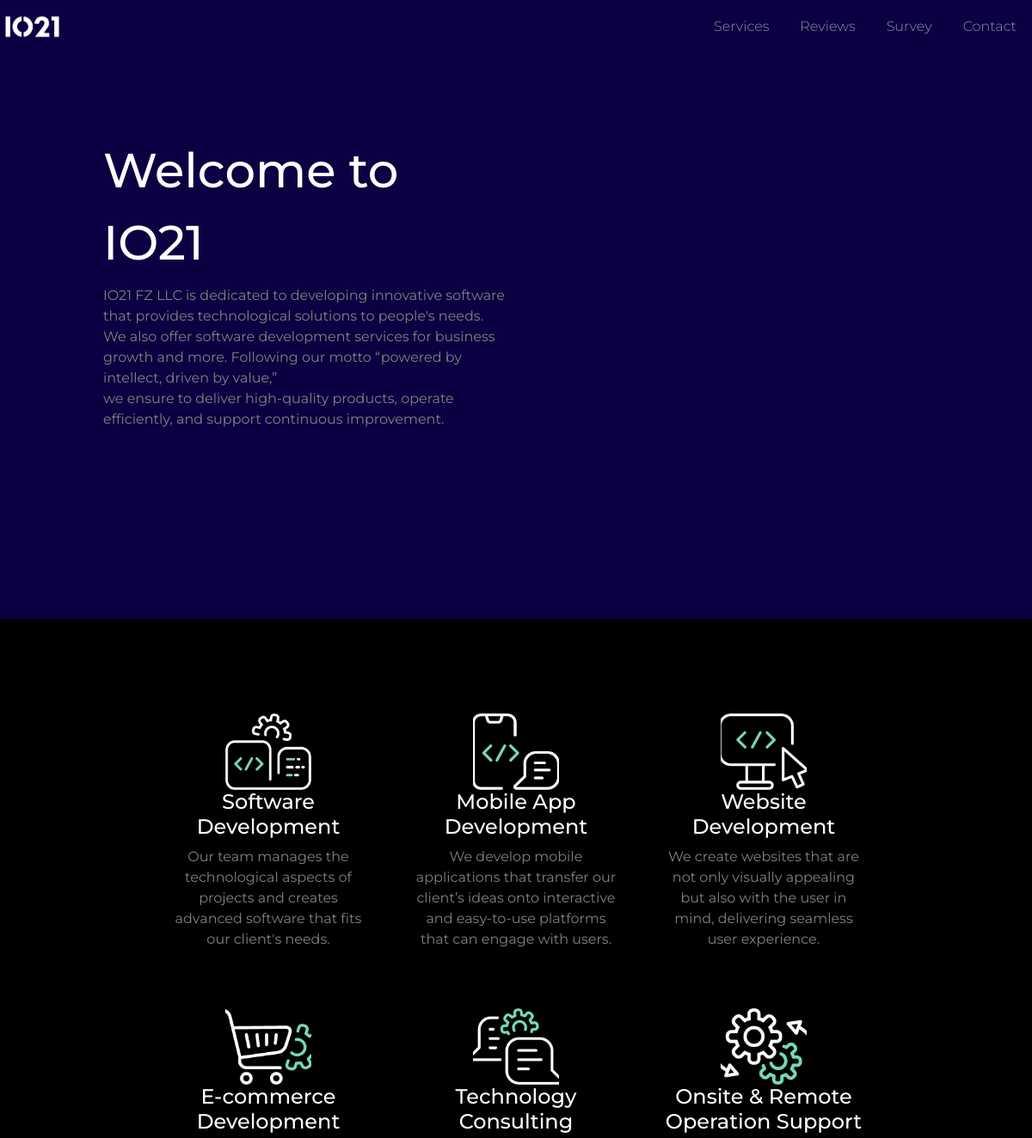
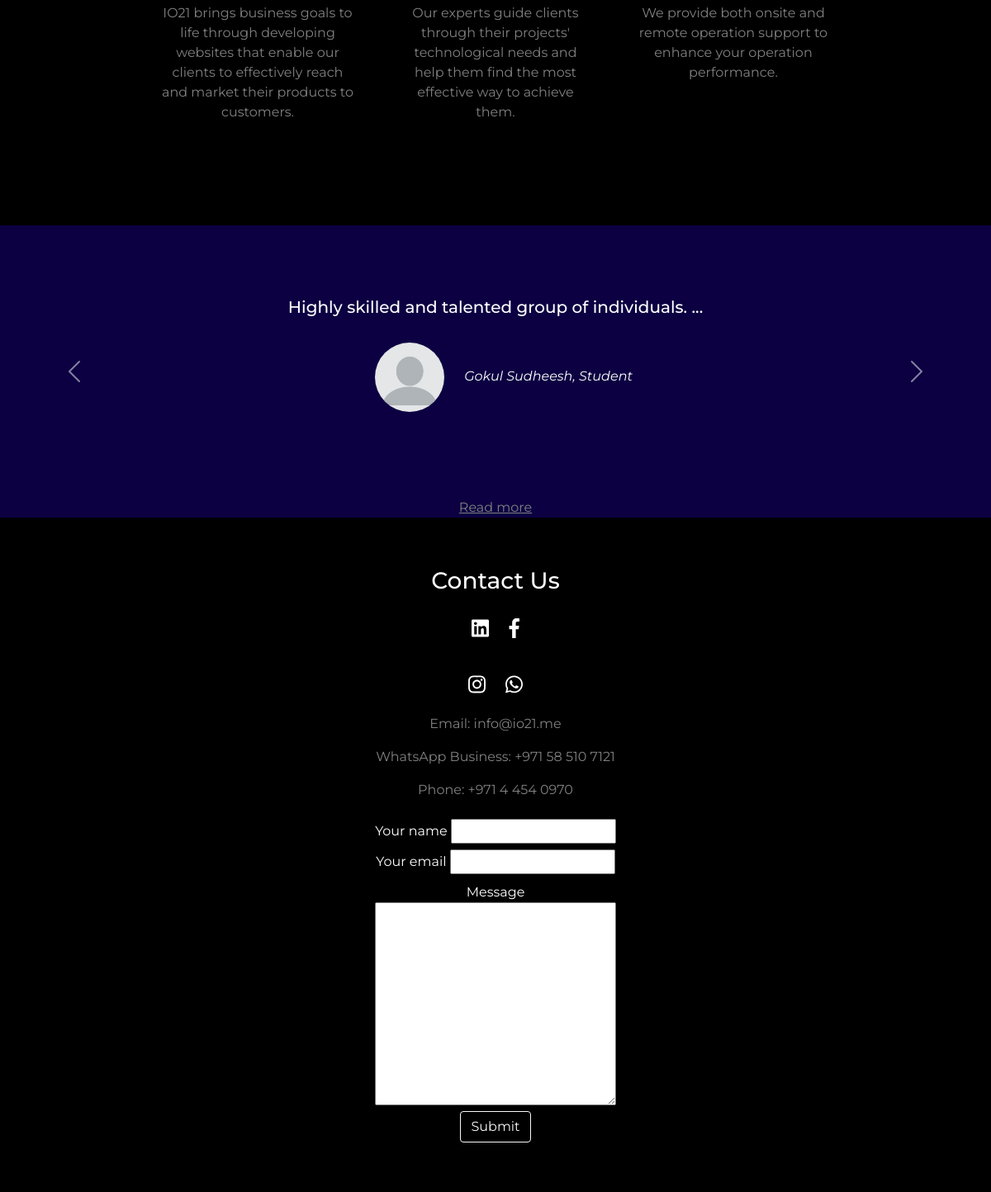
The page / on the database its author committed (2 pictures, top to bottom).
### info/models.py (models this page shows, shortened)
class Review(models.Model):
    user = models.ForeignKey(User, on_delete=models.CASCADE)
    review = models.CharField(max_length=280)

class User(models.Model):
    first_name = models.CharField(max_length=35)
    last_name = models.CharField(max_length=35)
    organization = models.CharField(max_length=100)
    profession = models.CharField(max_length=100)
    email = models.CharField(max_length=255)
    phone_number = models.CharField(max_length=16, unique=True)
    def get_full_name(self):
        return f"{self.first_name} {self.last_name}"

### info/views.py (the view)
# urls.py: path('', views.index, name='index'),
def index(request):
    reviews = Review.objects.all()
    context = {'reviews': reviews}
    return render(request, 'info/index.html', context)

### info/templates/info/index.html (shortened to what this page needs)
{% load static %}
<!DOCTYPE html>
<html>
<head>
  <link href="https://cdn.jsdelivr.net/npm/bootstrap@5.0.2/dist/css/bootstrap.min.css" rel="stylesheet">
  <link rel="stylesheet" href="{% static 'info/styles/index.css' %}">
</head>
<body>
  <section class="colored-section" id="title">
    <div class="container-fluid">
      <nav class="navbar navbar-expand-lg fixed-top navbar-dark">
        <a href="#"><img class="navbar-brand" src="{% static '/info/images/IO21-logo1.png' %}" width=75em></a>
        <div class="collapse navbar-collapse" id="navbarSupportedContent">
          <ul class="navbar-nav ms-auto">
            <li class="nav-item">
                <a class="nav-link" href="#services">Services</a>
            </li>
            <li class="nav-item">
                <a class="nav-link" href="#reviews">Reviews</a>
            </li>
            <li class="nav-item">
                <a class="nav-link" href="{% url 'info:survey' %}">Survey</a>
            </li>
            <li class="nav-item">
              <a class="nav-link" href="#contact">Contact</a>
            </li>
          </ul>
        </div>
      </nav>
      <div class="row" id="main-title">
        <div class="col-lg-6">
          <h1 class="big-heading">Welcome to IO21</h1>
          <p> IO21 FZ LLC is dedicated to developing innovative software that provides technological solutions to people's needs. <br>
            We also offer software development services for business growth and more. Following our motto “powered by intellect, driven by value,” <br>
            we ensure to deliver high-quality products, operate efficiently, and support continuous improvement.<br>
          </p>
        </div>
      </div>
    </div>
  </section>
  <section class="black-section" id="services">
    <div class="container-fluid">
      <div class="row">
        <div class="col-lg-4 f-element">
          <img src="{% static '/info/images/service-SoftwareDevelopment.png' %}" width="100px">
          <h3 class="feature-title">Software Development</h3>
          <p class="f-des">Our team manages the technological aspects of projects and creates advanced software that fits our client's needs.</p>
        </div>
        <div class="col-lg-4 f-element">
          <img src="{% static '/info/images/service-MobileAppDevelopment.png' %}" width="100px">
          <h3 class="feature-title">Mobile App Development</h3>
          <p class="f-des">We develop mobile applications that transfer our client’s ideas onto interactive and easy-to-use platforms that can engage with users.</p>
        </div>
        <div class="col-lg-4 f-element">
          <img src="{% static '/info/images/service-WebDev.png' %}" width="100px">
          <h3 class="feature-title">Website Development</h3>
          <p class="f-des">We create websites that are not only visually appealing but also with the user in mind, delivering seamless user experience.</p>
        </div>
        <div class="col-lg-4 f-element">
          <img src="{% static '/info/images/service-ECommerce.png' %}" width="100px">
          <h3 class="feature-title">E-commerce Development</h3>
          <p class="f-des">IO21 brings business goals to life through developing websites that enable our clients to effectively reach and market their products to customers.</p>
        </div>
        <div class="col-lg-4 f-element">
          <img src="{% static '/info/images/service-TechnologyConsulting.png' %}" width="100px">
          <h3 class="feature-title">Technology Consulting</h3>
          <p class="f-des">Our experts guide clients through their projects' technological needs and help them find the most effective way to achieve them.</p>
        </div>
        <div class="col-lg-4 f-element">
          <img src="{% static '/info/images/service-OnsiteSupport.png' %}" width="100px">
          <h3 class="feature-title">Onsite & Remote Operation Support</h3>
          <p class="f-des">We provide both onsite and remote operation support to enhance your operation performance.</p>
        </div>
      </div>
    </div>
  </section>
  {% if reviews %}
    <section class="colored-section" id="reviews">
        <div id="testimonials-carousel" class="carousel slide" data-bs-ride="false" data-bs-pause="hover">
        <div class="carousel-inner">
            <div class="carousel-item active testimonial-item container-fluid">
                <h2 class="testimonial-text">{{ reviews.0.review|slice:":50" }}...</h2>
                <img class="testimonial-image" src="{% static 'info/images/profile-pic.png' %}" alt="dog-profile">
                <em>{{ reviews.0.user.get_full_name }}, {{ reviews.0.user.profession }}</em>
            </div>
        </div>
        <button class="carousel-control-prev" type="button" data-bs-target="#testimonials-carousel" data-bs-slide="prev">
            <span class="carousel-control-prev-icon" aria-hidden="true"></span>
        </button>
        <button class="carousel-control-next" type="button" data-bs-target="#testimonials-carousel" data-bs-slide="next">
            <span class="carousel-control-next-icon" aria-hidden="true"></span>
        </button>
        <a class="test-link" href="{% url 'info:reviews' %}">Read more</a>
        </div>
    </section>
  {% endif %}
  <footer class="black-section" id="contact">
    <h3 class="footer-header">Contact Us</h3>
      <div>
        <a href="https://www.linkedin.com/company/io21/"><i class="fab fa-linkedin footer-icon"></i></a>
        <a href="https://www.facebook.com/IO21-104863968215638"><i class="fab fa-facebook-f footer-icon"></i></a>
      </div>
      <div>
        <a href="https://www.instagram.com/io21_me"><i class="fab fa-instagram footer-icon"></i></a>
        <a href="https://wa.me/message/UEAA66A44AHZA1"><i class="fab fa-whatsapp footer-icon"></i></a>
      </div>
      <p>Email: info@io21.me</p>
      <p>WhatsApp Business: +971 58 510 7121</p>
      <p>Phone: +971 4 454 0970</p>
      <form action="mailto:info@io21.me" method="post" enctype="text/plain">
        <label class="label-text" for="">Your name</label>
        <input type="text" name="name" id=""><br>
        <label class="label-text" for="">Your email</label>
        <input type="email" name="email" id=""><br>
        <label class="label-text" for="">Message</label><br>
        <textarea name="message" id="" cols="30" rows="10"></textarea><br>
        <input class="btn btn-outline-light btn-md" type="submit" name="">
      </form>
  </footer>
</body>
</html>

### info/static/info/styles/index.css (style rules this page uses)
body { font-family: 'Montserrat', sans-serif; text-align: center; }
h1, h2, h3, h4, h5, h6 { font-family: 'Montserrat', sans-serif; }
p { color: gray; }
.big-heading { font-size: 3.5rem; line-height: 1.5; }
.container-fluid { padding: 7% 15%; }
.colored-section { background-color: #0c0042; color: #fff; }
.black-section { background-color: #000; }
.navbar { background-color: #0c0042; }
.navbar-brand { font-size: 2.5rem; font-weight: bold; }
.nav-item { padding: 0 10px; }
.nav-link { font-size: 1rem; font-weight: 300; }
#title .container-fluid { padding: 13% 10% 17%; text-align: left; }
#services { position: relative; }
.feature-title { font-size: 1.5rem; color:#fff; }
.f-element { padding: 3%; }
.testimonial-text { font-size: 1.25rem; line-height: 1.5; }
.testimonial-image { width: 10%; border-radius: 100%; margin: 20px; }
.test-link { color: gray; }
#contact { padding: 5%; }
.footer-icon { color: #fff; margin: 20px 10px; font-size: 1.5rem; }
.footer-header { color: #fff; }
.label-text { color: #fff; margin-top: 10px; }

### rows shown on the page
Review: review "Highly skilled and talented group of individuals.", user.last_name "Gokul Sudheesh", user.profession "Student"
